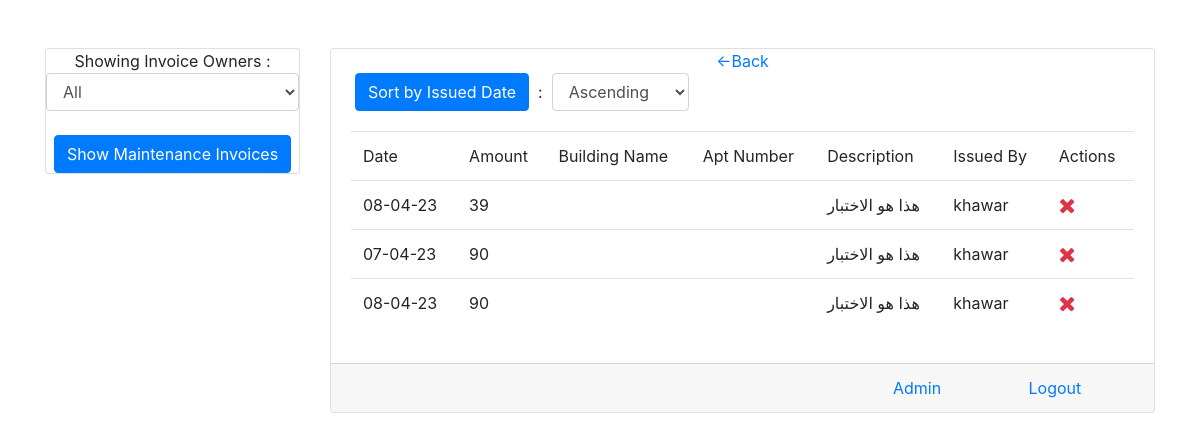
/owner-maintenance-invoices/1 (signed in), run on an earlier commit of the app's database.
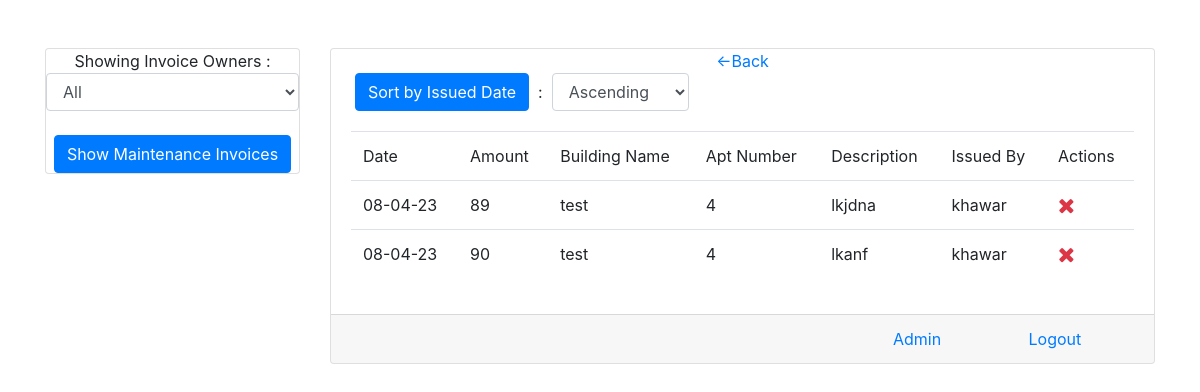
And on a later commit of the database.
### app/models.py (models this page shows, shortened)
class maintenance_invoice(models.Model):
    user = models.ForeignKey(User,on_delete=models.SET_NULL,null=True,blank=True)
    apartment = models.ForeignKey(apartment,on_delete=models.SET_NULL,null=True,blank=True)
    owner = models.ForeignKey(invoice_owner,on_delete=models.CASCADE)
    amount = models.IntegerField(default=0)
    today_date = models.DateField(auto_now_add=True)
    note = models.TextField(max_length=2000,null=True,blank=True)
    invoice_number = models.IntegerField(default=0)

class apartment(models.Model):
    aprt_number = models.CharField(max_length=50,null=True,blank=True)
    name = models.CharField(max_length=300,null=True,blank=True)
    phone_nmber = models.CharField(max_length=50,null=True,blank=True)
    type_of = models.CharField(max_length=300,null=True,blank=True)
    dob = models.DateField(null=True,blank=True)
    contract_number = models.CharField(max_length=300,null=True,blank=True)
    elect_number = models.CharField(max_length=300,null=True,blank=True)
    note = models.TextField(max_length=2000,null=True,blank=True)
    building = models.ForeignKey(building,on_delete=models.CASCADE)
    temp_del = models.BooleanField(default=False)
    temp_del_date = models.DateField(null=True,blank=True)

class building(models.Model):
    name = models.CharField(max_length=300,null=True,blank=True)
    owner = models.ForeignKey(invoice_owner,on_delete=models.SET_NULL,null=True,blank=True)

### app/views.py (the view, shortened to what this page needs)
# urls.py: path("owner-maintenance-invoices/<str:id>",views.owner_maintenance_invoices,name="owner-maintenance-invoices"),
@login_required(login_url='/')
def owner_maintenance_invoices(request,id):
    if id:
        template = "owners_maintenance_invoice.html"
        context = {}
        obj = get_user_profile(request.user)
        context['type_of_user'] = obj.type_of_user == 'd'
        if id != "x":
            context['sel_owner'] = int(id)
        if request.method == "POST" and request.POST['asc_desc'] in ("0","1"):
            context["order"] = request.POST['asc_desc']
            if request.POST["asc_desc"] == "0":
                if id != "x":
                    objs = maintenance_invoice.objects.filter(owner__id=int(id)).order_by("today_date")
                else:
                    if obj.type_of_user in ('v','w'):
                        temp2 = maintenance_invoice.objects.all().order_by("today_date")
                        objs = []
                        for i in temp2:
                            if i.owner in obj.invoice_owner_allowed.all():
                                objs.append(i)
                    else:
                        objs = maintenance_invoice.objects.all().order_by("today_date")
            else:
                if id != "x":
                    objs = maintenance_invoice.objects.filter(owner__id=int(id)).order_by("-today_date")
                else:
                    if obj.type_of_user in ('v','w'):
                        temp2 = maintenance_invoice.objects.all().order_by("-today_date")
                        objs = []
                        for i in temp2:
                            if i.owner in obj.invoice_owner_allowed.all():
                                objs.append(i)
                    else:
                        objs = maintenance_invoice.objects.all().order_by("-today_date")
        else:
            if id != "x":
                objs = maintenance_invoice.objects.filter(owner__id=int(id))
        context['objs'] = objs
        if obj.type_of_user in ('v','w'):
            temp2 = maintenance_invoice.objects.all()
            temp2_list = []
            for i in temp2:
                if i in obj.invoice_owner_allowed.all():
                    temp2_list.append(i)
            context['owners'] = temp2_list
        else:
            context['owners'] = maintenance_invoice.objects.all()
        return render(request,template,context)
    else:
        return redirect('/home')

### app/views.py (called while the page is built)
def get_user_profile(userobj):
    try:
        obj = user_profile.objects.get(user=userobj)
    except:
        obj = user_profile()
        obj.user = userobj
        obj.save()
    return obj

### templates/owners_maintenance_invoice.html (shortened to what this page needs)
<!DOCTYPE html>
    <html lang="en">
        <head>
            <link rel="stylesheet" href="https://maxcdn.bootstrapcdn.com/bootstrap/4.4.1/css/bootstrap.min.css">
            <link rel="stylesheet" href="https://cdnjs.cloudflare.com/ajax/libs/font-awesome/4.7.0/css/font-awesome.min.css">
        </head>
        <body>
            <br><br>
            <div class="container">
                <div class="row justify-content-center">
                    <div class="col-lg-3">
                        <div class="card">
                            <div class="card-head text-center">
                                Showing Invoice Owners : <select class="form-control" id="owners-invoice">
                                    <option value="x">All</option>
                                </select><br>
                                <button class="btn btn-primary" onclick="redirectToMainInvoices();">
                                    Show Maintenance Invoices
                                </button><br>
                            </div>
                        </div>
                    </div>
                    <div class="col-lg-9">
                        <div class="card">
                            <div class="card-head text-center">
                                <a href="{% url 'home' %}"><-Back</a>
                                <div class="form-inline">
                                    &ensp;&ensp;&ensp;<button class="btn btn-primary" form="sort-form" onclick="this.form.submit();">
                                        Sort by Issued Date
                                    </button>&nbsp; : &nbsp;
                                    <select class="form-control" form="sort-form" name="asc_desc">
                                        <option value="0" {% if order == '0' %}selected{% endif %} >Ascending</option>
                                    </select>
                                </div>
                            </div>
                            <div class="card-body">
                                {% if objs %}
                                    <table class="table">
                                        <tr>
                                            <td>Date</td>
                                            <td>Amount</td>
                                            <td>Building Name</td>
                                            <td>Apt Number</td>
                                            <td>Description</td>
                                            <td>Issued By</td>
                                            <td>Actions</td>
                                        </tr>
                                        {% for i in objs %}
                                            <tr>
                                                <td>{{i.today_date | date:'d-m-y'}}</td>
                                                <td>{{i.amount}}</td>
                                                <td>{{i.apartment.building.name}}</td>
                                                <td>{{i.apartment.aprt_number}}</td>
                                                <td>{{i.note}}</td>
                                                <td>{{i.user.username}}</td>
                                                <td>{% if request.user.is_superuser %}
                                                    <a onclick="confirm_delete('{% url 'delete-maintenance-invoice' i.id %}')" title="Delete"><span class="fa text-danger fa-lg fa-remove"></span></a>
                                                    {% endif %}</td>
                                            </tr>
                                        {% endfor %}
                                    </table>
                                {% else %}
                                    <a>This Apartments Has No Maintenance Invoices Right Now.</a>
                                {% endif %}
                            </div>
                            <div class="card-footer">
                                <div class="row justify-content-around">
                                    <div class="col-lg-8">
                                    </div>
                                    {% if request.user.is_superuser %}
                                        <div class="col-lg-2">
                                            <a href="/admin">
                                                Admin
                                            </a>
                                        </div>
                                    {% endif %}
                                    <div class="col-lg-2">
                                        <a href="{% url 'logout' %}">
                                            Logout
                                        </a>
                                    </div>
                                </div>
                            </div>
                        </div>
                    </div>
                </div>
            </div>
        </body>
    </html>

What changed in the data, as far as the page shows it:
removed maintenance_invoice: today_date "08-04-23", amount "39", note "هذا هو الاختبار", user.username "khawar"
removed maintenance_invoice: today_date "07-04-23", amount "90", note "هذا هو الاختبار", user.username "khawar"
removed maintenance_invoice: today_date "08-04-23", amount "90", note "هذا هو الاختبار", user.username "khawar"
added maintenance_invoice: today_date "08-04-23", amount "89", apartment.building.name "test", apartment.aprt_number "4", note "lkjdna", user.username "khawar"
added maintenance_invoice: today_date "08-04-23", amount "90", apartment.building.name "test", apartment.aprt_number "4", note "lkanf", user.username "khawar"
